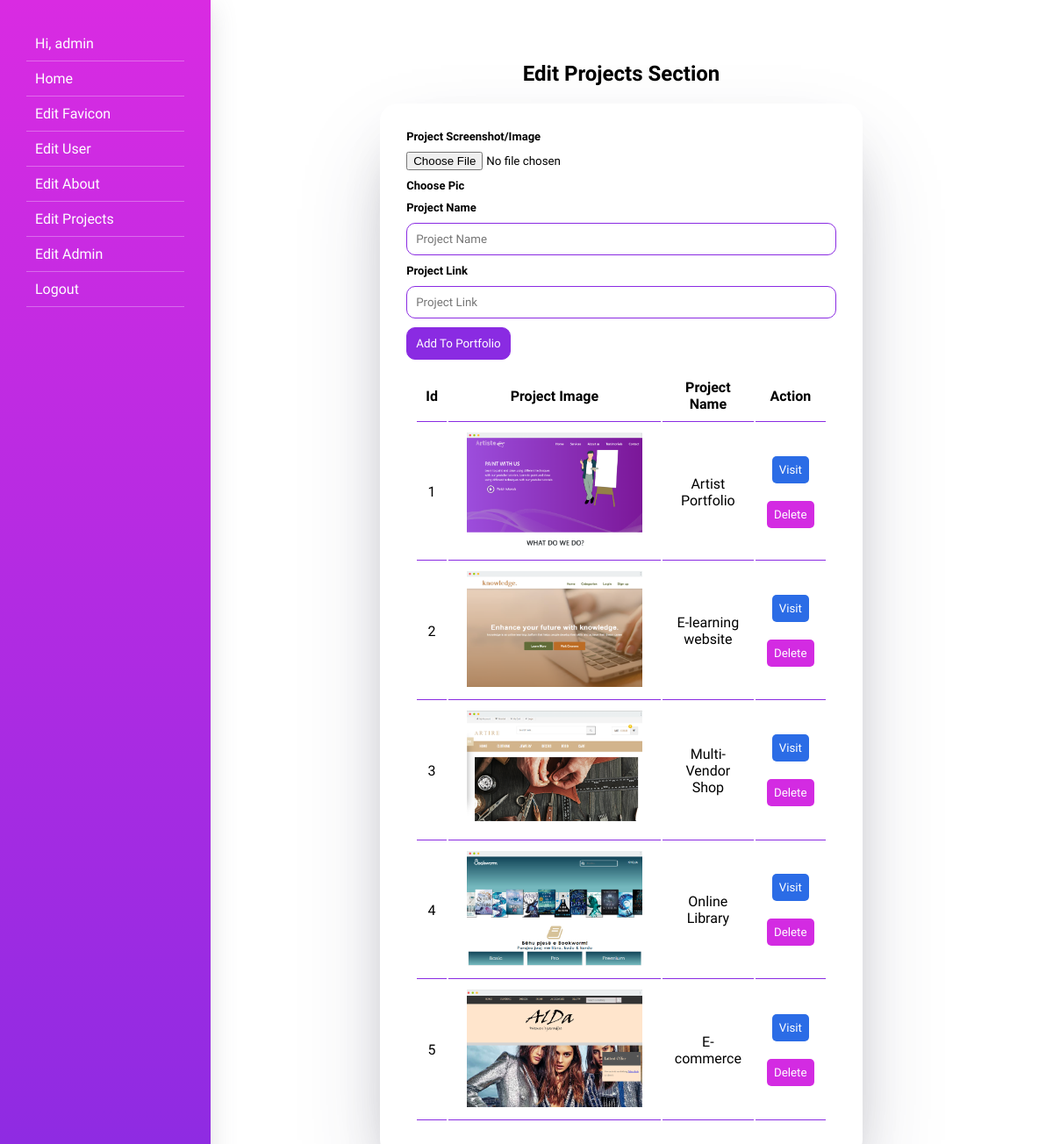
/admin/?editprojects=true (signed in), run on the app's committed database.
### tables this page shows
CREATE TABLE `projects` (
  `id` int(11) NOT NULL,
  `projectname` varchar(250) NOT NULL,
  `projectpic` varchar(250) NOT NULL,
  `projectlink` text NOT NULL
);

### admin/php/projects.php (the view, shortened to what this page needs)
<div class="projects">
  <h2>Edit Projects Section</h2>
  <div class="projectcontainer">
    <form
      method="post"
      action="php/update-projects.php"
      enctype="multipart/form-data"
    >
      <div class="about-inner">
        <div class="about-input">
          <label>Project Screenshot/Image </label>
          <input type="file" name="projectpic" id="profilepic" />
          <label for="projectpic">Choose Pic</label>
        </div>
        <div class="about-input">
          <label for="name">Project Name</label>
          <input
            type="text"
            name="projectname"
            id="name"
            placeholder="Project Name"
          />
        </div>
        <div class="about-input">
          <label for="email">Project Link</label>
          <input
            type="text"
            name="projectlink"
            id="email"
            placeholder="Project Link"
          />
        </div>
      </div>
      <input
        type="submit"
        class="about-button"
        name="addtoportfolio"
        value="Add To Portfolio"
      />
    </form>
    <table>
      <thead>
        <tr>
          <th>Id</th>
          <th>Project Image</th>
          <th>Project Name</th>
          <th>Action</th>
        </tr>
      </thead>
      <tbody>
        <?php
$query2="SELECT * FROM projects";
$queryrun2=mysqli_query($db,$query2);
$count=1;
while($data2=mysqli_fetch_array($queryrun2)){
    ?>
        <tr>
          <td><?=$count?></td>
          <td><img src="../assets/img/<?=$data2['projectpic']?>" /></td>
          <td><?=$data2['projectname']?></td>
          <td>
            <a href="<?=$data2['projectlink']?>">
              <button type="button" class="visit">Visit</button></a
            >
            <a href="php/update-projects.php?del=<?=$data2['id']?>"
              ><button type="button" class="delete">Delete</button></a
            >
          </td>
        </tr>
        <?php $count++;
} ?>
      </tbody>
    </table>
  </div>
</div>

### admin/css/dashboard.css (style rules this page uses)
* { margin: 0; padding: 0; box-sizing: border-box; font-family: "Work Sans", sans-serif; }
img { width: 90%; margin: auto; }
.about-inner, .about-input { display: flex; flex-direction: column; gap: 10px; }
.about-input label { font-size: 13px; font-weight: 600; }
.about-input input[type="text"], .about-input textarea { padding: 10px; border-radius: 10px; border: 1px solid blueviolet; }
.about-button { padding: 10px; border: 1px solid blueviolet; background: blueviolet; color: #fff; border-radius: 10px; transition: ease 0.3s; margin-top: 10px; }
table { padding: 10px; }
th, td { border-bottom: 1px solid blueviolet; padding: 10px; text-align: center; }
.delete { padding: 8px; border-radius: 5px; color: #fff; background-color: rgb(211, 43, 226); border: none; cursor: pointer; margin-top: 10px; }
.visit { padding: 8px; border-radius: 5px; color: #fff; background-color: rgb(43, 108, 230); border: none; cursor: pointer; margin-bottom: 10px; }
.projects { padding: 30px 0; }
.projects > h2 { text-align: center; margin-bottom: 20px; }
.projectcontainer { width: 60%; padding: 30px; margin: auto; border-radius: 20px; box-shadow: rgba(50, 50, 93, 0.25) 0px 50px 100px -20px, rgba(0, 0, 0, 0.3) 0px 30px 60px -30px; }

### data on the page
projects: projectpic (picture), projectname "Artist Portfolio"
projects: projectpic (picture), projectname "E-learning website"
projects: projectpic (picture), projectname "Multi-Vendor Shop"
projects: projectpic (picture), projectname "Online Library"
projects: projectpic (picture), projectname "E-commerce"

### other printed values
$_SESSION['username'] "admin"
